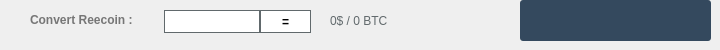
    <widget class="QWidget" name="widget" native="true">
     <property name="minimumSize">
      <size>
       <width>0</width>
       <height>43</height>
      </size>
     </property>
     <widget class="QPushButton" name="startButton">
      <property name="geometry">
       <rect>
        <x>520</x>
        <y>0</y>
        <width>191</width>
        <height>41</height>
       </rect>
      </property>
      <property name="sizePolicy">
       <sizepolicy hsizetype="Expanding" vsizetype="Expanding">
        <horstretch>0</horstretch>
        <verstretch>0</verstretch>
       </sizepolicy>
      </property>
      <property name="font">
       <font>
        <family>calibri</family>
        <pointsize>-1</pointsize>
        <weight>75</weight>
        <italic>true</italic>
        <bold>true</bold>
       </font>
      </property>
      <property name="styleSheet">
       <string notr="true">background:#34495e;color:white;margin:0px;text-align:center;padding:2px;border-radius:3px;font-style:italic;width:100px;font-size:14px;font-family:calibri;font-weight:600;</string>
      </property>
      <property name="text">
       <string/>
      </property>
      <property name="icon">
       <iconset resource="../bitcoin.qrc">
        <normaloff>:/icons/res/icons/update.png</normaloff>:/icons/res/icons/update.png</iconset>
      </property>
      <property name="iconSize">
       <size>
        <width>150</width>
        <height>35</height>
       </size>
      </property>
     </widget>
     <widget class="QLabel" name="label_31">
      <property name="geometry">
       <rect>
        <x>30</x>
        <y>10</y>
        <width>131</width>
        <height>20</height>
       </rect>
      </property>
      <property name="text">
       <string>&lt;html&gt;&lt;head/&gt;&lt;body&gt;&lt;p&gt;&lt;span style=&quot; font-weight:600; color:#767676;&quot;&gt;Convert Reecoin :&lt;/span&gt;&lt;/p&gt;&lt;/body&gt;&lt;/html&gt;</string>
      </property>
     </widget>
     <widget class="QLineEdit" name="egals">
      <property name="geometry">
       <rect>
        <x>160</x>
        <y>10</y>
        <width>100</width>
        <height>23</height>
       </rect>
      </property>
      <property name="minimumSize">
       <size>
        <width>100</width>
        <height>23</height>
       </size>
      </property>
      <property name="maximumSize">
       <size>
        <width>100</width>
        <height>16777215</height>
       </size>
      </property>
      <property name="styleSheet">
       <string notr="true">border: 1px solid #61696c;margin-left:4px;</string>
      </property>
     </widget>
     <widget class="QPushButton" name="egal">
      <property name="geometry">
       <rect>
        <x>260</x>
        <y>10</y>
        <width>51</width>
        <height>23</height>
       </rect>
      </property>
      <property name="minimumSize">
       <size>
        <width>0</width>
        <height>23</height>
       </size>
      </property>
      <property name="styleSheet">
       <string notr="true">border:1px solid #61696c;background:white;font-weight:600;</string>
      </property>
      <property name="text">
       <string>=</string>
      </property>
     </widget>
     <widget class="QLabel" name="egald">
      <property name="geometry">
       <rect>
        <x>330</x>
        <y>0</y>
        <width>201</width>
        <height>41</height>
       </rect>
      </property>
      <property name="styleSheet">
       <string notr="true">color:#61696c;</string>
      </property>
      <property name="text">
       <string>0$ / 0 BTC</string>
      </property>
     </widget>
     <widget class="QLabel" name="Ok">
      <property name="geometry">
       <rect>
        <x>680</x>
        <y>0</y>
        <width>21</width>
        <height>41</height>
       </rect>
      </property>
      <property name="text">
       <string>&lt;html&gt;&lt;head/&gt;&lt;body&gt;&lt;p&gt;&lt;img src=&quot;:/icons/transaction_2&quot;/&gt;&lt;/p&gt;&lt;/body&gt;&lt;/html&gt;</string>
      </property>
     </widget>
    </widget>
